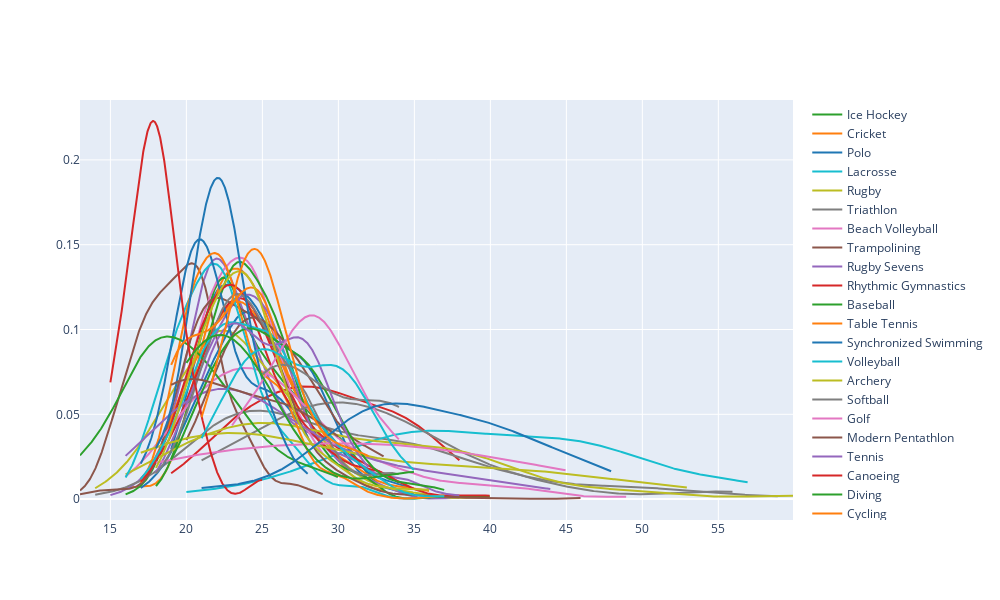

This figure's notebook cell:
### Code cell
x=[]
name=[]
for sport in Sport_list:
    temp_df=athlete_df[athlete_df['Sport']==sport]
    x.append(temp_df[temp_df['Medal']=='Gold']['Age'].dropna())
    name.append(sport)

fig=ff.create_distplot(x, name, show_hist=False, show_rug=False)
fig.update_layout(autosize=False,width=1000,height=600)
fig.show()

### Figure 1 — Plotly figure (JSON) as saved in the notebook; plotly's stock layout.template omitted (floating-point values rounded to 4 significant figures; data arrays with more than 128 entries replaced by an {"elided": "..."} marker saying what was removed)
{"data": [{"legendgroup": "Basketball", "marker": {"color": "rgb(31, 119, 180)"}, "mode": "lines", "name": "Basketball", "showlegend": true, "type": "scatter", "x": {"elided": "500 float values"}, "xaxis": "x", "y": {"elided": "500 float values"}, "yaxis": "y"}, {"legendgroup": "Judo", "marker": {"color": "rgb(255, 127, 14)"}, "mode": "lines", "name": "Judo", "showlegend": true, "type": "scatter", "x": {"elided": "500 float values"}, "xaxis": "x", "y": {"elided": "500 float values"}, "yaxis": "y"}, {"legendgroup": "Football", "marker": {"color": "rgb(44, 160, 44)"}, "mode": "lines", "name": "Football", "showlegend": true, "type": "scatter", "x": {"elided": "500 float values"}, "xaxis": "x", "y": {"elided": "500 float values"}, "yaxis": "y"}, {"legendgroup": "Tug-Of-War", "marker": {"color": "rgb(214, 39, 40)"}, "mode": "lines", "name": "Tug-Of-War", "showlegend": true, "type": "scatter", "x": {"elided": "500 float values"}, "xaxis": "x", "y": {"elided": "500 float values"}, "yaxis": "y"}, {"legendgroup": "Athletics", "marker": {"color": "rgb(148, 103, 189)"}, "mode": "lines", "name": "Athletics", "showlegend": true, "type": "scatter", "x": {"elided": "500 float values"}, "xaxis": "x", "y": {"elided": "500 float values"}, "yaxis": "y"}, {"legendgroup": "Swimming", "marker": {"color": "rgb(140, 86, 75)"}, "mode": "lines", "name": "Swimming", "showlegend": true, "type": "scatter", "x": {"elided": "500 float values"}, "xaxis": "x", "y": {"elided": "500 float values"}, "yaxis": "y"}, {"legendgroup": "Badminton", "marker": {"color": "rgb(227, 119, 194)"}, "mode": "lines", "name": "Badminton", "showlegend": true, "type": "scatter", "x": {"elided": "500 float values"}, "xaxis": "x", "y": {"elided": "500 float values"}, "yaxis": "y"}, {"legendgroup": "Sailing", "marker": {"color": "rgb(127, 127, 127)"}, "mode": "lines", "name": "Sailing", "showlegend": true, "type": "scatter", "x": {"elided": "500 float values"}, "xaxis": "x", "y": {"elided": "500 float values"}, "yaxis": "y"}, {"legendgroup": "Gymnastics", "marker": {"color": "rgb(188, 189, 34)"}, "mode": "lines", "name": "Gymnastics", "showlegend": true, "type": "scatter", "x": {"elided": "500 float values"}, "xaxis": "x", "y": {"elided": "500 float values"}, "yaxis": "y"}, {"legendgroup": "Art Competitions", "marker": {"color": "rgb(23, 190, 207)"}, "mode": "lines", "name": "Art Competitions", "showlegend": true, "type": "scatter", "x": {"elided": "500 float values"}, "xaxis": "x", "y": {"elided": "500 float values"}, "yaxis": "y"}, {"legendgroup": "Handball", "marker": {"color": "rgb(31, 119, 180)"}, "mode": "lines", "name": "Handball", "showlegend": true, "type": "scatter", "x": {"elided": "500 float values"}, "xaxis": "x", "y": {"elided": "500 float values"}, "yaxis": "y"}, {"legendgroup": "Weightlifting", "marker": {"color": "rgb(255, 127, 14)"}, "mode": "lines", "name": "Weightlifting", "showlegend": true, "type": "scatter", "x": {"elided": "500 float values"}, "xaxis": "x", "y": {"elided": "500 float values"}, "yaxis": "y"}, {"legendgroup": "Wrestling", "marker": {"color": "rgb(44, 160, 44)"}, "mode": "lines", "name": "Wrestling", "showlegend": true, "type": "scatter", "x": {"elided": "500 float values"}, "xaxis": "x", "y": {"elided": "500 float values"}, "yaxis": "y"}, {"legendgroup": "Water Polo", "marker": {"color": "rgb(214, 39, 40)"}, "mode": "lines", "name": "Water Polo", "showlegend": true, "type": "scatter", "x": {"elided": "500 float values"}, "xaxis": "x", "y": {"elided": "500 float values"}, "yaxis": "y"}, {"legendgroup": "Hockey", "marker": {"color": "rgb(148, 103, 189)"}, "mode": "lines", "name": "Hockey", "showlegend": true, "type": "scatter", "x": {"elided": "500 float values"}, "xaxis": "x", "y": {"elided": "500 float values"}, "yaxis": "y"}, {"legendgroup": "Rowing", "marker": {"color": "rgb(140, 86, 75)"}, "mode": "lines", "name": "Rowing", "showlegend": true, "type": "scatter", "x": {"elided": "500 float values"}, "xaxis": "x", "y": {"elided": "500 float values"}, "yaxis": "y"}, {"legendgroup": "Fencing", "marker": {"color": "rgb(227, 119, 194)"}, "mode": "lines", "name": "Fencing", "showlegend": true, "type": "scatter", "x": {"elided": "500 float values"}, "xaxis": "x", "y": {"elided": "500 float values"}, "yaxis": "y"}, {"legendgroup": "Equestrianism", "marker": {"color": "rgb(127, 127, 127)"}, "mode": "lines", "name": "Equestrianism", "showlegend": true, "type": "scatter", "x": {"elided": "500 float values"}, "xaxis": "x", "y": {"elided": "500 float values"}, "yaxis": "y"}, {"legendgroup": "Shooting", "marker": {"color": "rgb(188, 189, 34)"}, "mode": "lines", "name": "Shooting", "showlegend": true, "type": "scatter", "x": {"elided": "500 float values"}, "xaxis": "x", "y": {"elided": "500 float values"}, "yaxis": "y"}, {"legendgroup": "Boxing", "marker": {"color": "rgb(23, 190, 207)"}, "mode": "lines", "name": "Boxing", "showlegend": true, "type": "scatter", "x": {"elided": "500 float values"}, "xaxis": "x", "y": {"elided": "500 float values"}, "yaxis": "y"}, {"legendgroup": "Taekwondo", "marker": {"color": "rgb(31, 119, 180)"}, "mode": "lines", "name": "Taekwondo", "showlegend": true, "type": "scatter", "x": {"elided": "500 float values"}, "xaxis": "x", "y": {"elided": "500 float values"}, "yaxis": "y"}, {"legendgroup": "Cycling", "marker": {"color": "rgb(255, 127, 14)"}, "mode": "lines", "name": "Cycling", "showlegend": true, "type": "scatter", "x": {"elided": "500 float values"}, "xaxis": "x", "y": {"elided": "500 float values"}, "yaxis": "y"}, {"legendgroup": "Diving", "marker": {"color": "rgb(44, 160, 44)"}, "mode": "lines", "name": "Diving", "showlegend": true, "type": "scatter", "x": {"elided": "500 float values"}, "xaxis": "x", "y": {"elided": "500 float values"}, "yaxis": "y"}, {"legendgroup": "Canoeing", "marker": {"color": "rgb(214, 39, 40)"}, "mode": "lines", "name": "Canoeing", "showlegend": true, "type": "scatter", "x": {"elided": "500 float values"}, "xaxis": "x", "y": {"elided": "500 float values"}, "yaxis": "y"}, {"legendgroup": "Tennis", "marker": {"color": "rgb(148, 103, 189)"}, "mode": "lines", "name": "Tennis", "showlegend": true, "type": "scatter", "x": {"elided": "500 float values"}, "xaxis": "x", "y": {"elided": "500 float values"}, "yaxis": "y"}, {"legendgroup": "Modern Pentathlon", "marker": {"color": "rgb(140, 86, 75)"}, "mode": "lines", "name": "Modern Pentathlon", "showlegend": true, "type": "scatter", "x": {"elided": "500 float values"}, "xaxis": "x", "y": {"elided": "500 float values"}, "yaxis": "y"}, {"legendgroup": "Golf", "marker": {"color": "rgb(227, 119, 194)"}, "mode": "lines", "name": "Golf", "showlegend": true, "type": "scatter", "x": {"elided": "500 float values"}, "xaxis": "x", "y": {"elided": "500 float values"}, "yaxis": "y"}, {"legendgroup": "Softball", "marker": {"color": "rgb(127, 127, 127)"}, "mode": "lines", "name": "Softball", "showlegend": true, "type": "scatter", "x": {"elided": "500 float values"}, "xaxis": "x", "y": {"elided": "500 float values"}, "yaxis": "y"}, {"legendgroup": "Archery", "marker": {"color": "rgb(188, 189, 34)"}, "mode": "lines", "name": "Archery", "showlegend": true, "type": "scatter", "x": {"elided": "500 float values"}, "xaxis": "x", "y": {"elided": "500 float values"}, "yaxis": "y"}, {"legendgroup": "Volleyball", "marker": {"color": "rgb(23, 190, 207)"}, "mode": "lines", "name": "Volleyball", "showlegend": true, "type": "scatter", "x": {"elided": "500 float values"}, "xaxis": "x", "y": {"elided": "500 float values"}, "yaxis": "y"}, {"legendgroup": "Synchronized Swimming", "marker": {"color": "rgb(31, 119, 180)"}, "mode": "lines", "name": "Synchronized Swimming", "showlegend": true, "type": "scatter", "x": {"elided": "500 float values"}, "xaxis": "x", "y": {"elided": "500 float values"}, "yaxis": "y"}, {"legendgroup": "Table Tennis", "marker": {"color": "rgb(255, 127, 14)"}, "mode": "lines", "name": "Table Tennis", "showlegend": true, "type": "scatter", "x": {"elided": "500 float values"}, "xaxis": "x", "y": {"elided": "500 float values"}, "yaxis": "y"}, {"legendgroup": "Baseball", "marker": {"color": "rgb(44, 160, 44)"}, "mode": "lines", "name": "Baseball", "showlegend": true, "type": "scatter", "x": {"elided": "500 float values"}, "xaxis": "x", "y": {"elided": "500 float values"}, "yaxis": "y"}, {"legendgroup": "Rhythmic Gymnastics", "marker": {"color": "rgb(214, 39, 40)"}, "mode": "lines", "name": "Rhythmic Gymnastics", "showlegend": true, "type": "scatter", "x": {"elided": "500 float values"}, "xaxis": "x", "y": {"elided": "500 float values"}, "yaxis": "y"}, {"legendgroup": "Rugby Sevens", "marker": {"color": "rgb(148, 103, 189)"}, "mode": "lines", "name": "Rugby Sevens", "showlegend": true, "type": "scatter", "x": {"elided": "500 float values"}, "xaxis": "x", "y": {"elided": "500 float values"}, "yaxis": "y"}, {"legendgroup": "Trampolining", "marker": {"color": "rgb(140, 86, 75)"}, "mode": "lines", "name": "Trampolining", "showlegend": true, "type": "scatter", "x": {"elided": "500 float values"}, "xaxis": "x", "y": {"elided": "500 float values"}, "yaxis": "y"}, {"legendgroup": "Beach Volleyball", "marker": {"color": "rgb(227, 119, 194)"}, "mode": "lines", "name": "Beach Volleyball", "showlegend": true, "type": "scatter", "x": {"elided": "500 float values"}, "xaxis": "x", "y": {"elided": "500 float values"}, "yaxis": "y"}, {"legendgroup": "Triathlon", "marker": {"color": "rgb(127, 127, 127)"}, "mode": "lines", "name": "Triathlon", "showlegend": true, "type": "scatter", "x": {"elided": "500 float values"}, "xaxis": "x", "y": {"elided": "500 float values"}, "yaxis": "y"}, {"legendgroup": "Rugby", "marker": {"color": "rgb(188, 189, 34)"}, "mode": "lines", "name": "Rugby", "showlegend": true, "type": "scatter", "x": {"elided": "500 float values"}, "xaxis": "x", "y": {"elided": "500 float values"}, "yaxis": "y"}, {"legendgroup": "Lacrosse", "marker": {"color": "rgb(23, 190, 207)"}, "mode": "lines", "name": "Lacrosse", "showlegend": true, "type": "scatter", "x": {"elided": "500 float values"}, "xaxis": "x", "y": {"elided": "500 float values"}, "yaxis": "y"}, {"legendgroup": "Polo", "marker": {"color": "rgb(31, 119, 180)"}, "mode": "lines", "name": "Polo", "showlegend": true, "type": "scatter", "x": {"elided": "500 float values"}, "xaxis": "x", "y": {"elided": "500 float values"}, "yaxis": "y"}, {"legendgroup": "Cricket", "marker": {"color": "rgb(255, 127, 14)"}, "mode": "lines", "name": "Cricket", "showlegend": true, "type": "scatter", "x": {"elided": "500 float values"}, "xaxis": "x", "y": {"elided": "500 float values"}, "yaxis": "y"}, {"legendgroup": "Ice Hockey", "marker": {"color": "rgb(44, 160, 44)"}, "mode": "lines", "name": "Ice Hockey", "showlegend": true, "type": "scatter", "x": {"elided": "500 float values"}, "xaxis": "x", "y": {"elided": "500 float values"}, "yaxis": "y"}], "layout": {"autosize": false, "barmode": "overlay", "height": 600, "hovermode": "closest", "legend": {"traceorder": "reversed"}, "width": 1000, "xaxis": {"anchor": "y2", "domain": [0, 1], "zeroline": false}, "yaxis": {"anchor": "free", "domain": [0, 1], "position": 0}}}
